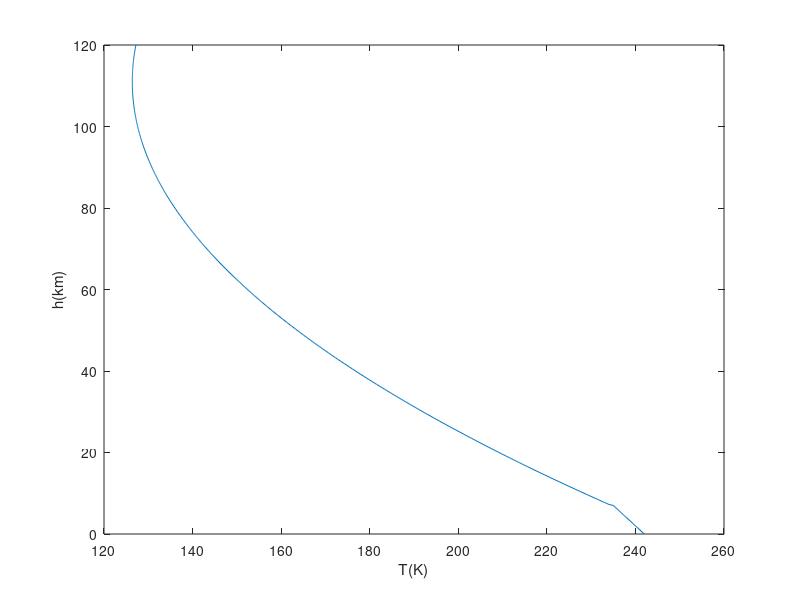
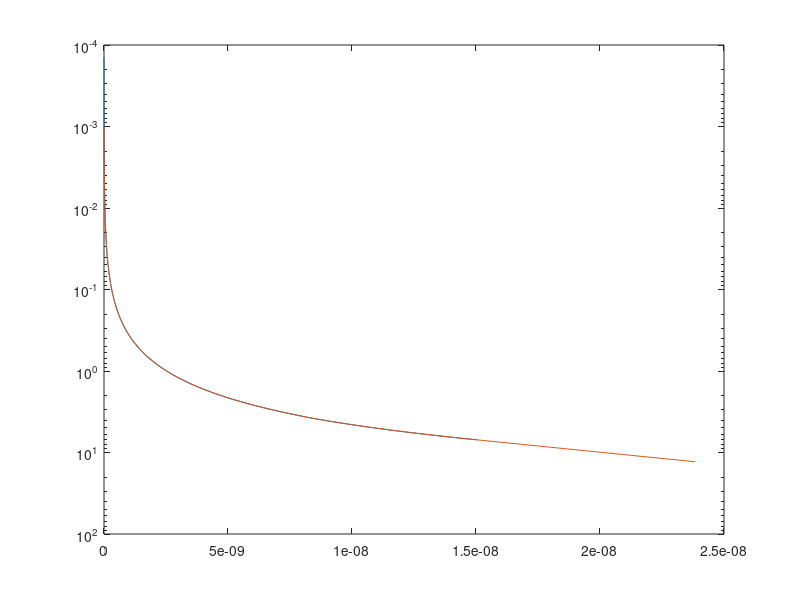
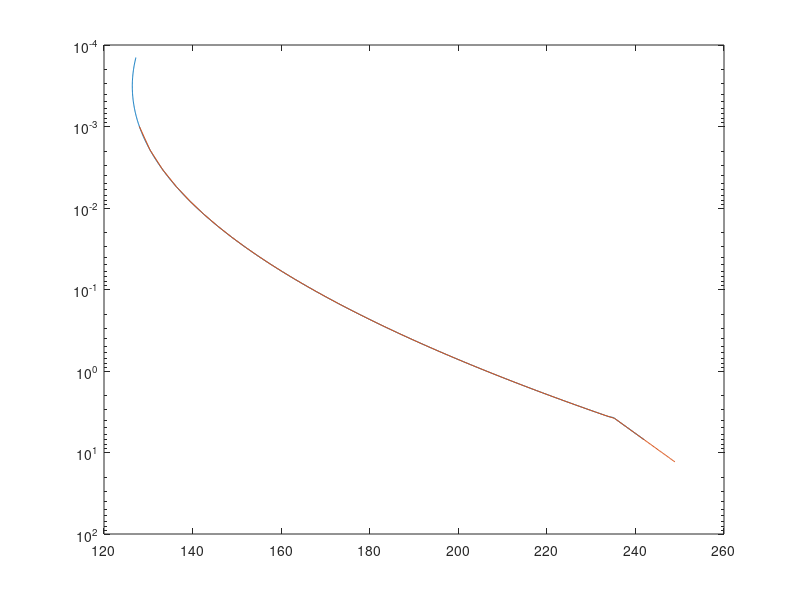
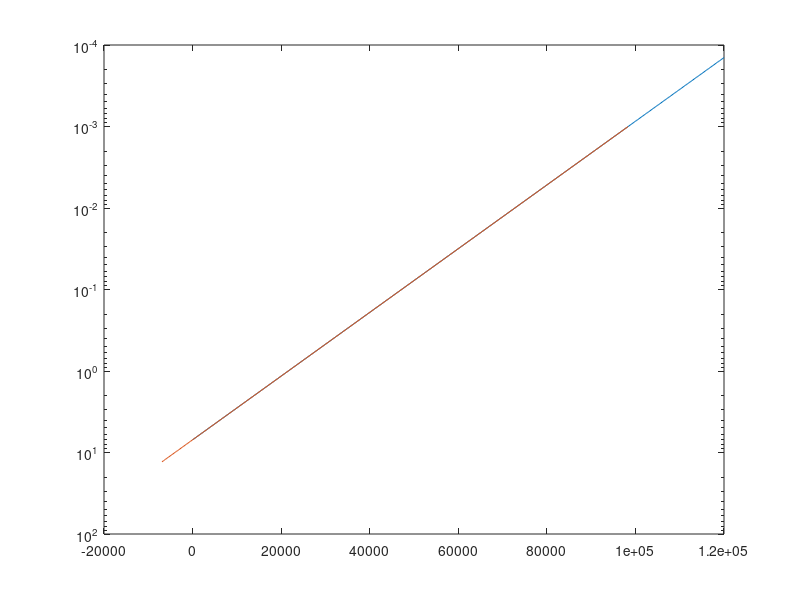

These charts were generated, in order, by the following MATLAB code: (Note: this script raises an error after producing the figures.)
addpath /asl/matlib/h4tools

%% see https://www.grc.nasa.gov/www/k-12/airplane/atmosmrm.html

h = 0:250:120000;
p = zeros(size(h));
T = zeros(size(h));

%% T in C, h in meters, p in kPa
oo = find(h <= 7000);
 T(oo) = -31 - 0.000998 * h (oo);       %% -dT/dh = 0.998 K/km
 p(oo) = .699 * exp(-0.00009 * h(oo));

oo = find(h > 7000);
  T(oo) = -23.4 - 0.00222 * h(oo) + 1e-8*h(oo).^2;      %% -dT/dh = 2.2 K/km, I did the quadratic modification 
  p(oo) = .699 * exp(-0.00009 * h(oo));

T = T + 273;
n = p ./ (0.1921 * T);   %% density using eqn of state

p = p*1000/100;  %% KPa to Pa = N/m2 to mb
T = T;           %% in K
n = n/1e6;       %% per cm3

figure(1); plot(T,h/1000); ylabel('h(km)'); xlabel('T(K)');
figure(2); plot(p,h/1000); ylabel('h(km)'); xlabel('p(mb)');
figure(3); plot(n,h/1000); ylabel('h(km)'); xlabel('n(molecules/cm3)');

%% An Overview of the AIRS Radiative Transfer Model, 
%% IEEE TRANSACTIONS ON GEOSCIENCE AND REMOTE SENSING, VOL. 41, NO. 2, FEBRUARY 2003

%% All component gas transmittances, with the exception of
%% water vapor for 600 channels, are parameterized on this grid
%% which spans the range 1100–0.005 hPa. The 101 atmospheric
%% pressure levels which divide the atmosphere into 100 layers are
%% defined as
%% (19) Plev(i) = (Ai^2 + Bi + C).^7/2
%% where is level number, and A,B,C are constants. By
%% fixing P(1) = 1100, p(38) = 300, p(101) = 0.005, , and
%% hPa, we can then solve for these three constants. This relation gives us smoothly varying layers and is fine enough to
%% not limit the accuracy of the radiative transfer equation

%{
for Mars we want P(1) = 13 mb; P(40) = 0.3; P(101) = 0.001 mb
A + B + C = 13^2/7
1600A + 40B + C = 0.3^2/7
10201A + 101B + C = 0.01^2/7

(1       1 1)(A)   (13   )
(1600   40 1)(B) = (0.3  ) ^ (2/7)
(10201 101 1)(C)   (0.001)
%}
hp = 38; matr = [1 1 1; hp*hp hp 1; 10201 101 1]; yvec = [1100 300 0.005].^(2/7);  ABC = matr\yvec'  %% for AIRS
figure(3); A = ABC(1); B = ABC(2); C = ABC(3); ii = 1:101; P = (A*ii.^2 + B*ii + C).^(7/2); semilogy(ii,P,'o-')

hp = 80; matr = [1 1 1; hp*hp hp 1; 10201 101 1]; yvec = [13 0.3 0.001].^(2/7);  ABC = matr\yvec'     %% for Mars
figure(4); A = ABC(1); B = ABC(2); C = ABC(3); ii = 1:101; P = (A*ii.^2 + B*ii + C).^(7/2); semilogy(ii,P,'o-')

TP = interp1(log(p),T,log(P),[],'extrap'); figure(3); semilogy(T,p,TP,P); set(gca,'ydir','reverse');
HP = interp1(log(p),h,log(P),[],'extrap'); figure(4); semilogy(h,p,HP,P); set(gca,'ydir','reverse');
NP = interp1(log(p),n,log(P),[],'extrap'); figure(2); semilogy(n,p,NP,P); set(gca,'ydir','reverse');

%% https://nssdc.gsfc.nasa.gov/planetary/factsheet/marsfact.html
%% Surface density: ~0.020 kg/m3
%% Atmospheric composition (by volume): 
%%     Major      : Carbon Dioxide (CO2) - 95.1% ; Nitrogen (N2) - 2.59%
%%                  Argon (Ar) - 1.94%; Oxygen (O2) - 0.16%; Carbon Monoxide (CO) - 0.06% 
%%     Minor (ppm): Water (H2O) - 210; Nitrogen Oxide (NO) - 100; Neon (Ne) - 2.5;
%%                  Hydrogen-Deuterium-Oxygen (HDO) - 0.85; Krypton (Kr) - 0.3; 
%% 		 			    Xenon (Xe) - 0.08
%% 

hx.ptype = 0;
hx.pfields = 1;
hx.pmin = 0;
hx.pmax = 10;
hx.ngas = 2;
hx.glist = [1 2]';
hx.gunit = [10 10]';
hx.vcmin = 605;
hx.vcmax = 2805;

px.rlat = [0   ]; px.plat = px.rlat;
px.rlon = [-90 ]; px.plon = px.rlon;
px.nlevs = [50 ];
px.plevs = zeros(px.nlevs(1),1);
px.ptemp = zeros(px.nlevs(1),1);
px.gas_1 = zeros(px.nlevs(1),1);
px.gas_2 = zeros(px.nlevs(1),1);
px.satzen = [10];
px.solzen = [110];
px.spres = [13];
px.salti = [0];

px.plevs(:,1) = P(1:2:100);
px.ptemp(:,1) = TP(1:2:100);
px.stemp(1) = max(px.ptemp(:,1));

px.gas_1(:,1) = 210*1e-6;
px.gas_2(:,1) = 0.95;    

px.rlat  = single(px.rlat);
px.plat  = single(px.plat);
px.rlon  = single(px.rlon);
px.plon  = single(px.plon);
px.gas_1 = single(px.gas_1);
px.gas_2 = single(px.gas_2);
px.ptemp = single(px.ptemp);
px.plevs = single(px.plevs);
px.stemp = single(px.stemp);
px.spres = single(px.spres);
px.satzen  = single(px.satzen);
px.solzen  = single(px.solzen);

px.upwell = single(ones(size(px.solzen)));
px.zobs = single(705000);
px.nemis  = single(2);
px.efreq  = single([0500 3000]');
px.emis   = single([0.98 0.98]');
px.rho = single((1-px.emis)/pi);

rtpwrite('mars_sergio_rtp.ip.rtp',hx,[],px,[]);

semilogy(px.ptemp,px.plevs); set(gca,'ydir','reverse');

%%%%%%%%%%%%%%%%%%%%%%%%%%%%%%%%%%%%%%%%%%%%%%%%%%%%%%%%%%%%%%%%%%%%%%%%

klayerser = ['!../BinV201/klayers_mars_wetwater fin=mars_sergio_rtp.ip.rtp fout=mars_sergio_rtp.op.rtp'];
eval(klayerser)

[hx2,~,px2,~] = rtpread('mars_sergio_rtp.op.rtp');
pN = px2.plevs(1:100,:)-px2.plevs(2:101,:);
pD = log(px2.plevs(1:100,:)./px2.plevs(2:101,:));
px2.plays = pN./pD;
px2.plays(101,:) = 0;

figure(1)
semilogy(px.ptemp(:,1),px.plevs(:,1),'co-',px2.ptemp(1:px2.nlevs(1),1),px2.plays(1:px2.nlevs(1),1),'b')
  set(gca,'ydir','reverse');

figure(2)
loglog(px2.gas_1(1:px2.nlevs(1),1),px2.plays(1:px2.nlevs(1),1)); 
  set(gca,'ydir','reverse');

addpath /home/sergio/MATLABCODE/CONVERT_GAS_UNITS
RH = layeramt2RH(hx2,px2);
figure(3); semilogy(RH,px2.plays(1:100,:))

[ppmv1] = layers2ppmv(hx2,px2,1,1); figure(4); semilogy(ppmv1,px2.plays(1:100,:))
loglog(px.gas_1(:,1),px.plevs(:,1),'co-',ppmv1(:,1),px2.plays(1:100,1),'b')

[ppmv2] = layers2ppmv(hx2,px2,1,2); figure(4); semilogy(ppmv2,px2.plays(1:100,:))
loglog(px.gas_2(:,1),px.plevs(:,1),'co-',ppmv2(:,1),px2.plays(1:100,1),'b')

semilogx(P,HP/1000,'co-',px2.plays(1:px2.nlevs(1)-1,1),px2.palts(1:px2.nlevs(1)-1,1)/1000,'b.-')
         xlabel('p(mb)'); ylabel('H(km)')

%% now dump out info
for ii = 1 : 6
  fid = fopen(['RefgasMars/refgas' num2str(hx2.glist(ii))],'w');
  fid2 = fopen(['/asl/rta/kcarta_sergio/KCDATA/RefProf_Mars/refgas' num2str(hx2.glist(ii))],'w');

  [ppmvx] = layers2ppmv(hx2,px2,1,hx2.glist(ii)); 
  qstr = ['q = px2.gas_' num2str(hx2.glist(ii)) ';'];
  eval(qstr);  
  %% lay number p(atm) pp(atm( T(K) q(kmol/cm2)
  data = [ones(100,1) px2.plays(1:100)/1013.25 px2.plays(1:100).*ppmvx/1013.25 px2.ptemp(1:100) q(1:100)/6.023e26];
  data = flipud(data);

  fprintf(fid,'! Ref profile made by /home/sergio/OTHERSTUFF/klayersV205_Mars/Data/mars_sergio_rtp.m \n');
  fprintf(fid,'! lay   number   p(atm)   pp(atm)   T(K)   q(kmol/cm2) \n');
  fprintf(fid,'!----------------------------------------------------- \n');
  fprintf(fid,'%3i %10.7f %10.7e %10.7f %10.7e \n',data');
  fclose(fid);

  fprintf(fid2,'! Ref profile made by /home/sergio/OTHERSTUFF/klayersV205_Mars/Data/mars_sergio_rtp.m \n');
  fprintf(fid2,'! lay   number   p(atm)   pp(atm)   T(K)   q(kmol/cm2) \n');
  fprintf(fid2,'!----------------------------------------------------- \n');
  fprintf(fid2,'%3i %10.7f %10.7e %10.7f %10.7e \n',data');
  fclose(fid2);

end
